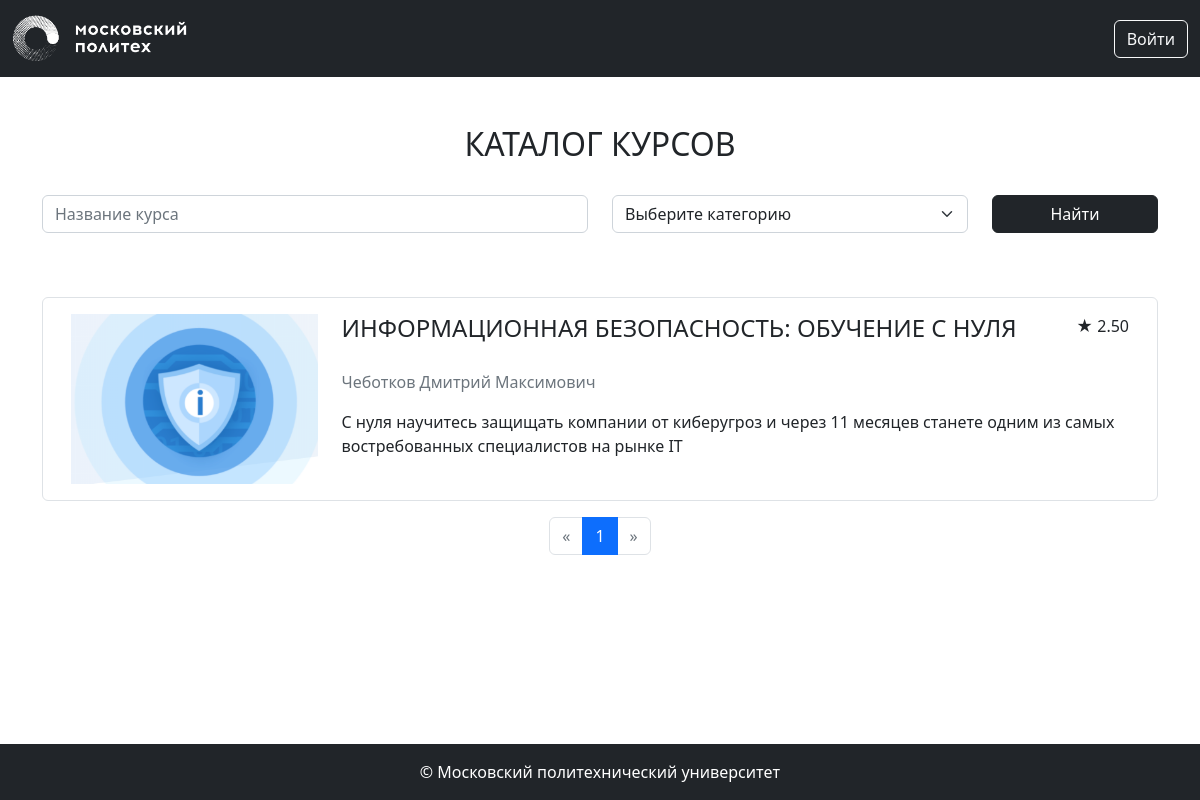
Page /courses/ on the committed database.
### models.py (models this page shows, shortened)
class Base(DeclarativeBase):
  metadata = MetaData(naming_convention={
        "ix": 'ix_%(column_0_label)s',
        "uq": "uq_%(table_name)s_%(column_0_name)s",
        "ck": "ck_%(table_name)s_%(constraint_name)s",
        "fk": "fk_%(table_name)s_%(column_0_name)s_%(referred_table_name)s",
        "pk": "pk_%(table_name)s"
    })

class Course(Base):
    __tablename__ = 'courses'
    id: Mapped[int] = mapped_column(primary_key=True)
    name: Mapped[str] = mapped_column(String(100))
    short_desc: Mapped[str] = mapped_column(Text)
    full_desc: Mapped[str] = mapped_column(Text)
    rating_sum: Mapped[int] = mapped_column(default=0)
    rating_num: Mapped[int] = mapped_column(default=0)
    category_id: Mapped[int] = mapped_column(ForeignKey("categories.id"))
    author_id: Mapped[int] = mapped_column(ForeignKey("users.id"))
    background_image_id: Mapped[str] = mapped_column(ForeignKey("images.id"))
    created_at: Mapped[datetime] = mapped_column(default=datetime.now)
    author: Mapped["User"] = relationship()
    category: Mapped["Category"] = relationship(lazy=False)
    bg_image: Mapped["Image"] = relationship()
    reviews: Mapped[list['Review']] = relationship(lazy=False, back_populates='course')
    @property
    def rating(self):
        if self.rating_num > 0:
            return self.rating_sum / self.rating_num
        return 0

class User(Base, UserMixin):
    __tablename__ = 'users'
    id: Mapped[int] = mapped_column(primary_key=True)
    first_name: Mapped[str] = mapped_column(String(100))
    last_name: Mapped[str] = mapped_column(String(100))
    middle_name: Mapped[Optional[str]] = mapped_column(String(100))
    login: Mapped[str] = mapped_column(String(100), unique=True)
    password_hash: Mapped[str] = mapped_column(String(200))
    created_at: Mapped[datetime] = mapped_column(default=datetime.now)
    reviews: Mapped[list['Review']] = relationship(lazy=False, back_populates='user')
    @property
    def full_name(self):
        return ' '.join([self.last_name, self.first_name, self.middle_name or ''])

### courses.py (the view)
@bp.route('/')
def index():
    courses = CoursesFilter(**search_params()).perform()
    pagination = db.paginate(courses)
    courses = pagination.items
    categories = db.session.execute(db.select(Category)).scalars()
    return render_template('courses/index.html',
                           courses=courses,
                           categories=categories,
                           pagination=pagination,
                           search_params=search_params())

### courses.py (called while the page is built)
def search_params():
    return {
        'name': request.args.get('name'),
        'category_ids': [x for x in request.args.getlist('category_ids') if x],
    }

### tools.py (called while the page is built)
    def perform(self):
        self.__filter_by_name()
        self.__filter_by_category_ids()
        return self.query.order_by(Course.created_at.desc())

    def __filter_by_name(self):
        if self.name:
            self.query = self.query.filter(
                Course.name.ilike('%' + self.name + '%'))

    def __filter_by_category_ids(self):
        if self.category_ids:
            self.query = self.query.filter(
                Course.category_id.in_(self.category_ids))

### templates/courses/index.html (shortened to what this page needs)
{% extends 'base.html' %}
{% from 'pagination.html' import render_pagination %}
{% block content %}
<div class="container">
    <div class="my-5">
        <h2 class="mb-3 text-center text-uppercase font-weight-bold">Каталог курсов</h2>
        <form class="mb-5 mt-3 row align-items-center">
            <div class="col-md-6 my-3">
                <input autocomplete="off" type="text" class="form-control" id="course-name" name="name" value="{{ request.args.get('name') or '' }}" placeholder="Название курса">
            </div>
            <div class="col-md-4 my-3">
                <select class="form-select" id="course-category" name="category_ids" title="Категория курса">
                    <option value="">Выберите категорию</option>
                </select>
            </div>
            <div class="col-md-2 my-3 align-self-end">
                <button type="submit" class="btn btn-dark w-100 mt-auto">Найти</button>
            </div>
        </form>
    </div>
    <div class="courses-list container-fluid mt-3 mb-3">
        {% for course in courses %}
            <div class="row p-3 border rounded mb-3" data-url="{{ url_for('courses.show', course_id=course.id) }}">
                <div class="col-md-3 mb-3 mb-md-0 d-flex align-items-center justify-content-center">
                    <div class="course-logo" style="background-image: url({{ url_for('image', image_id=course.background_image_id) }});">
                    </div>
                </div>
                <div class="col-md-9 align-items-center">
                    <div class="d-flex">
                        <h4 class="text-uppercase">{{ course.name }}</h4>
                        <p class="ms-auto rating">
                            <span>★</span> <span>{{ "%.2f" | format(course.rating) }}</span>
                        </p>
                    </div>
                    <p class="text-muted my-3">{{ course.author.full_name }}</p>
                    <p>{{ course.short_desc | truncate(200) }}</p>
                </div>
            </div>
        {% endfor %}
    </div>
    <div class="mb-5">
        {{ render_pagination(pagination, request.endpoint, search_params) }}
    </div>
</div>
{% endblock %}

### static/styles.css (style rules this page uses)
.course-logo { min-width: 170px; width: 100%; height: 170px; background-repeat: no-repeat; background-position: center; background-size: cover; }

### rows in the picture
Course: background_image (picture), name "ИНФОРМАЦИОННАЯ БЕЗОПАСНОСТЬ: ОБУЧЕНИЕ С НУЛЯ", rating "2.50", author.full_name "Чеботков Дмитрий Максимович", short_desc "С нуля научитесь защищать компании от киберугроз и через 11 месяцев станете одним из самых востребованных специалистов на рынке IT"

### other values in the picture
{{ page }} "1"
